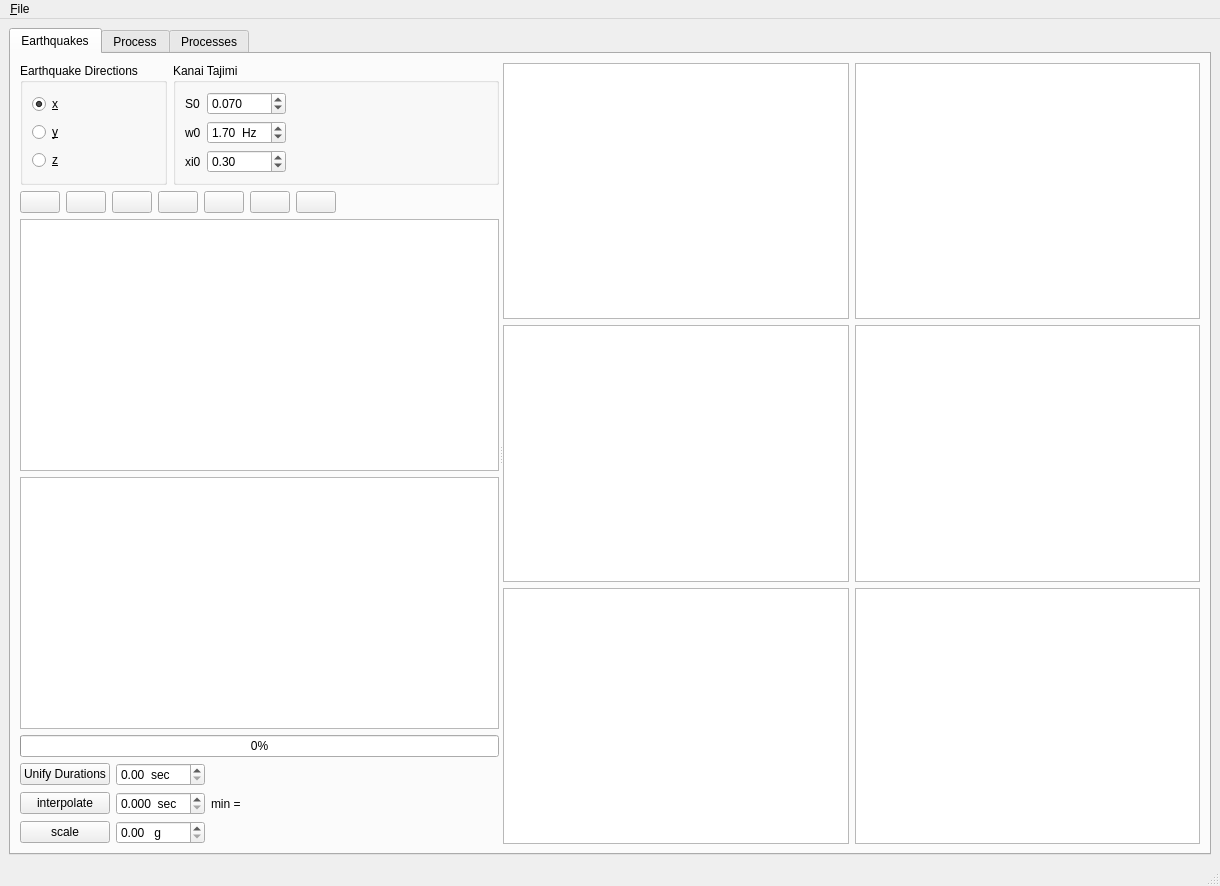
<?xml version="1.0" encoding="UTF-8"?>
<ui version="4.0">
 <class>MainWindow</class>
 <widget class="QMainWindow" name="MainWindow">
  <property name="geometry">
   <rect>
    <x>0</x>
    <y>0</y>
    <width>1220</width>
    <height>886</height>
   </rect>
  </property>
  <property name="windowTitle">
   <string>Random Vibration</string>
  </property>
  <property name="iconSize">
   <size>
    <width>60</width>
    <height>60</height>
   </size>
  </property>
  <widget class="QWidget" name="centralwidget">
   <layout class="QHBoxLayout" name="horizontalLayout">
    <item>
     <widget class="QTabWidget" name="tabWidget">
      <property name="styleSheet">
       <string notr="true"/>
      </property>
      <property name="currentIndex">
       <number>0</number>
      </property>
      <widget class="QWidget" name="tab">
       <attribute name="title">
        <string>Earthquakes</string>
       </attribute>
       <layout class="QVBoxLayout" name="verticalLayout_7">
        <item>
         <widget class="QSplitter" name="splitter1">
          <property name="orientation">
           <enum>Qt::Horizontal</enum>
          </property>
          <widget class="QWidget" name="layoutWidget">
           <layout class="QVBoxLayout" name="verticalLayout_6">
            <item>
             <layout class="QHBoxLayout" name="horizontalLayout_5">
              <item>
               <widget class="QGroupBox" name="groupBox">
                <property name="styleSheet">
                 <string notr="true"/>
                </property>
                <property name="title">
                 <string>Earthquake Directions</string>
                </property>
                <layout class="QVBoxLayout" name="verticalLayout">
                 <item>
                  <widget class="QRadioButton" name="x_radioButton">
                   <property name="text">
                    <string>&amp;x</string>
                   </property>
                   <property name="checked">
                    <bool>true</bool>
                   </property>
                  </widget>
                 </item>
                 <item>
                  <widget class="QRadioButton" name="y_radioButton">
                   <property name="text">
                    <string>&amp;y</string>
                   </property>
                  </widget>
                 </item>
                 <item>
                  <widget class="QRadioButton" name="z_radioButton">
                   <property name="text">
                    <string>&amp;z</string>
                   </property>
                  </widget>
                 </item>
                </layout>
               </widget>
              </item>
              <item>
               <widget class="QGroupBox" name="groupBox_2">
                <property name="title">
                 <string>Kanai Tajimi</string>
                </property>
                <layout class="QGridLayout" name="gridLayout_4">
                 <item row="0" column="1">
                  <widget class="QDoubleSpinBox" name="s0_SpinBox">
                   <property name="decimals">
                    <number>3</number>
                   </property>
                   <property name="singleStep">
                    <double>0.010000000000000</double>
                   </property>
                   <property name="value">
                    <double>0.070000000000000</double>
                   </property>
                  </widget>
                 </item>
                 <item row="2" column="0">
                  <widget class="QLabel" name="label_5">
                   <property name="text">
                    <string>xi0</string>
                   </property>
                  </widget>
                 </item>
                 <item row="2" column="1">
                  <widget class="QDoubleSpinBox" name="xi0_SpinBox">
                   <property name="maximum">
                    <double>1.000000000000000</double>
                   </property>
                   <property name="singleStep">
                    <double>0.010000000000000</double>
                   </property>
                   <property name="value">
                    <double>0.300000000000000</double>
                   </property>
                  </widget>
                 </item>
                 <item row="0" column="0">
                  <widget class="QLabel" name="label_3">
                   <property name="text">
                    <string>S0</string>
                   </property>
                  </widget>
                 </item>
                 <item row="1" column="1">
                  <widget class="QDoubleSpinBox" name="w0_SpinBox">
                   <property name="suffix">
                    <string>  Hz</string>
                   </property>
                   <property name="maximum">
                    <double>30.000000000000000</double>
                   </property>
                   <property name="value">
                    <double>1.700000000000000</double>
                   </property>
                  </widget>
                 </item>
                 <item row="1" column="0">
                  <widget class="QLabel" name="label_4">
                   <property name="text">
                    <string>w0</string>
                   </property>
                  </widget>
                 </item>
                 <item row="1" column="2">
                  <spacer name="horizontalSpacer_4">
                   <property name="orientation">
                    <enum>Qt::Horizontal</enum>
                   </property>
                   <property name="sizeHint" stdset="0">
                    <size>
                     <width>40</width>
                     <height>20</height>
                    </size>
                   </property>
                  </spacer>
                 </item>
                </layout>
               </widget>
              </item>
             </layout>
            </item>
            <item>
             <layout class="QHBoxLayout" name="horizontalLayout_2">
              <item>
               <widget class="QPushButton" name="add_earth_button">
                <property name="text">
                 <string/>
                </property>
                <property name="icon">
                 <iconset resource="../resource.qrc">
                  <normaloff>:/records/images/add.png</normaloff>:/records/images/add.png</iconset>
                </property>
                <property name="iconSize">
                 <size>
                  <width>30</width>
                  <height>30</height>
                 </size>
                </property>
               </widget>
              </item>
              <item>
               <widget class="QPushButton" name="remove_earth_button">
                <property name="enabled">
                 <bool>true</bool>
                </property>
                <property name="text">
                 <string/>
                </property>
                <property name="icon">
                 <iconset resource="../resource.qrc">
                  <normaloff>:/records/images/remove.svg</normaloff>:/records/images/remove.svg</iconset>
                </property>
                <property name="iconSize">
                 <size>
                  <width>30</width>
                  <height>30</height>
                 </size>
                </property>
               </widget>
              </item>
              <item>
               <widget class="QPushButton" name="clear_earths_button">
                <property name="text">
                 <string/>
                </property>
                <property name="icon">
                 <iconset resource="../resource.qrc">
                  <normaloff>:/records/images/clear.png</normaloff>:/records/images/clear.png</iconset>
                </property>
                <property name="iconSize">
                 <size>
                  <width>30</width>
                  <height>30</height>
                 </size>
                </property>
               </widget>
              </item>
              <item>
               <widget class="QPushButton" name="edit_earth_button">
                <property name="enabled">
                 <bool>true</bool>
                </property>
                <property name="text">
                 <string/>
                </property>
                <property name="icon">
                 <iconset resource="../resource.qrc">
                  <normaloff>:/records/images/check.png</normaloff>:/records/images/check.png</iconset>
                </property>
                <property name="iconSize">
                 <size>
                  <width>30</width>
                  <height>30</height>
                 </size>
                </property>
               </widget>
              </item>
              <item>
               <widget class="QPushButton" name="show_earthquakes_button">
                <property name="enabled">
                 <bool>true</bool>
                </property>
                <property name="text">
                 <string/>
                </property>
                <property name="icon">
                 <iconset resource="../resource.qrc">
                  <normaloff>:/records/images/select.png</normaloff>:/records/images/select.png</iconset>
                </property>
                <property name="iconSize">
                 <size>
                  <width>30</width>
                  <height>30</height>
                 </size>
                </property>
               </widget>
              </item>
              <item>
               <widget class="QPushButton" name="save_earthquakes_button">
                <property name="text">
                 <string/>
                </property>
                <property name="icon">
                 <iconset resource="../resource.qrc">
                  <normaloff>:/records/images/save.png</normaloff>:/records/images/save.png</iconset>
                </property>
                <property name="iconSize">
                 <size>
                  <width>30</width>
                  <height>30</height>
                 </size>
                </property>
               </widget>
              </item>
              <item>
               <widget class="QPushButton" name="load_earthquakes_button">
                <property name="text">
                 <string/>
                </property>
                <property name="icon">
                 <iconset resource="../resource.qrc">
                  <normaloff>:/records/images/load.png</normaloff>:/records/images/load.png</iconset>
                </property>
                <property name="iconSize">
                 <size>
                  <width>30</width>
                  <height>30</height>
                 </size>
                </property>
               </widget>
              </item>
              <item>
               <spacer name="horizontalSpacer_2">
                <property name="orientation">
                 <enum>Qt::Horizontal</enum>
                </property>
                <property name="sizeHint" stdset="0">
                 <size>
                  <width>40</width>
                  <height>20</height>
                 </size>
                </property>
               </spacer>
              </item>
             </layout>
            </item>
            <item>
             <widget class="QListWidget" name="earthquake_list">
              <property name="styleSheet">
               <string notr="true"/>
              </property>
             </widget>
            </item>
            <item>
             <widget class="QTextEdit" name="earth_prop_textEdit"/>
            </item>
            <item>
             <widget class="QProgressBar" name="progressBar">
              <property name="value">
               <number>0</number>
              </property>
             </widget>
            </item>
            <item>
             <layout class="QGridLayout" name="gridLayout_3">
              <item row="1" column="0">
               <widget class="QPushButton" name="interpolate_earths_button">
                <property name="text">
                 <string>interpolate</string>
                </property>
                <property name="icon">
                 <iconset resource="../resource.qrc">
                  <normaloff>:/records/images/select.png</normaloff>:/records/images/select.png</iconset>
                </property>
                <property name="iconSize">
                 <size>
                  <width>30</width>
                  <height>30</height>
                 </size>
                </property>
                <property name="shortcut">
                 <string>Ctrl+I</string>
                </property>
               </widget>
              </item>
              <item row="1" column="2">
               <widget class="QLabel" name="min_dt_label">
                <property name="text">
                 <string>min = </string>
                </property>
               </widget>
              </item>
              <item row="2" column="1">
               <widget class="QDoubleSpinBox" name="scale_SpinBox">
                <property name="toolTip">
                 <string>&lt;html&gt;&lt;head/&gt;&lt;body&gt;&lt;p&gt;scale all earthquakes with new scale factor.&lt;/p&gt;&lt;p&gt;if scale = 0, program scale all earthquakes with [g] factor.&lt;/p&gt;&lt;/body&gt;&lt;/html&gt;</string>
                </property>
                <property name="suffix">
                 <string>   g</string>
                </property>
                <property name="decimals">
                 <number>2</number>
                </property>
                <property name="minimum">
                 <double>0.000000000000000</double>
                </property>
                <property name="maximum">
                 <double>10.000000000000000</double>
                </property>
                <property name="singleStep">
                 <double>0.500000000000000</double>
                </property>
                <property name="value">
                 <double>0.000000000000000</double>
                </property>
               </widget>
              </item>
              <item row="2" column="0">
               <widget class="QPushButton" name="scale_earths_button">
                <property name="text">
                 <string>scale</string>
                </property>
                <property name="icon">
                 <iconset resource="../resource.qrc">
                  <normaloff>:/records/images/select.png</normaloff>:/records/images/select.png</iconset>
                </property>
                <property name="iconSize">
                 <size>
                  <width>30</width>
                  <height>30</height>
                 </size>
                </property>
                <property name="shortcut">
                 <string>Ctrl+L</string>
                </property>
               </widget>
              </item>
              <item row="1" column="3" rowspan="2">
               <spacer name="horizontalSpacer_3">
                <property name="orientation">
                 <enum>Qt::Horizontal</enum>
                </property>
                <property name="sizeHint" stdset="0">
                 <size>
                  <width>40</width>
                  <height>20</height>
                 </size>
                </property>
               </spacer>
              </item>
              <item row="1" column="1">
               <widget class="QDoubleSpinBox" name="dt_SpinBox">
                <property name="toolTip">
                 <string>&lt;html&gt;&lt;head/&gt;&lt;body&gt;&lt;p align=&quot;justify&quot;&gt;new dt for earthquakes.&lt;/p&gt;&lt;p align=&quot;justify&quot;&gt;if dt=0, program interpolate earthquakes&lt;/p&gt;&lt;p align=&quot;justify&quot;&gt; with minimum dt for all earthquakes.&lt;/p&gt;&lt;/body&gt;&lt;/html&gt;</string>
                </property>
                <property name="suffix">
                 <string>  sec</string>
                </property>
                <property name="decimals">
                 <number>3</number>
                </property>
                <property name="minimum">
                 <double>0.000000000000000</double>
                </property>
                <property name="maximum">
                 <double>1.000000000000000</double>
                </property>
                <property name="singleStep">
                 <double>0.010000000000000</double>
                </property>
                <property name="value">
                 <double>0.000000000000000</double>
                </property>
               </widget>
              </item>
              <item row="0" column="0">
               <widget class="QPushButton" name="unify_earth_durations_button">
                <property name="text">
                 <string>Unify Durations</string>
                </property>
                <property name="iconSize">
                 <size>
                  <width>30</width>
                  <height>30</height>
                 </size>
                </property>
               </widget>
              </item>
              <item row="0" column="1">
               <widget class="QDoubleSpinBox" name="unify_duration_SpinBox">
                <property name="toolTip">
                 <string>&lt;html&gt;&lt;head/&gt;&lt;body&gt;&lt;p align=&quot;justify&quot;&gt;Unify All earthquakes duration length.&lt;/p&gt;&lt;/body&gt;&lt;/html&gt;</string>
                </property>
                <property name="suffix">
                 <string>  sec</string>
                </property>
                <property name="decimals">
                 <number>2</number>
                </property>
                <property name="minimum">
                 <double>0.000000000000000</double>
                </property>
                <property name="maximum">
                 <double>100.000000000000000</double>
                </property>
                <property name="singleStep">
                 <double>0.500000000000000</double>
                </property>
                <property name="value">
                 <double>0.000000000000000</double>
                </property>
               </widget>
              </item>
             </layout>
            </item>
           </layout>
          </widget>
          <widget class="QWidget" name="layoutWidget">
           <layout class="QGridLayout" name="gridLayout_2">
            <item row="1" column="0">
             <widget class="PlotWidget" name="accelerated_density_func"/>
            </item>
            <item row="1" column="1">
             <widget class="PlotWidget" name="accelerated_distributed_func"/>
            </item>
            <item row="2" column="0">
             <widget class="PlotWidget" name="accelerated_r_tow"/>
            </item>
            <item row="2" column="1">
             <widget class="PlotWidget" name="accelerated_s_w"/>
            </item>
            <item row="0" column="0">
             <widget class="PlotWidget" name="accelerated_time_history"/>
            </item>
            <item row="0" column="1">
             <widget class="PlotWidget" name="fourier_amplitude"/>
            </item>
           </layout>
          </widget>
         </widget>
        </item>
       </layout>
      </widget>
      <widget class="QWidget" name="tab_3">
       <attribute name="title">
        <string>Process</string>
       </attribute>
       <layout class="QVBoxLayout" name="verticalLayout_4">
        <item>
         <widget class="QSplitter" name="splitter">
          <property name="orientation">
           <enum>Qt::Horizontal</enum>
          </property>
          <widget class="QWidget" name="layoutWidget">
           <layout class="QVBoxLayout" name="verticalLayout_2">
            <item>
             <widget class="QPushButton" name="start_process_button">
              <property name="text">
               <string>Start Process</string>
              </property>
              <property name="icon">
               <iconset>
                <normaloff>:/general/run.png</normaloff>:/general/run.png</iconset>
              </property>
              <property name="iconSize">
               <size>
                <width>32</width>
                <height>32</height>
               </size>
              </property>
             </widget>
            </item>
            <item>
             <widget class="QGroupBox" name="groupBox_3">
              <property name="title">
               <string>Kanai-Tajimi</string>
              </property>
              <layout class="QGridLayout" name="gridLayout_5">
               <item row="2" column="1">
                <widget class="QDoubleSpinBox" name="xi0_process_SpinBox">
                 <property name="maximum">
                  <double>1.000000000000000</double>
                 </property>
                 <property name="singleStep">
                  <double>0.010000000000000</double>
                 </property>
                 <property name="value">
                  <double>0.300000000000000</double>
                 </property>
                </widget>
               </item>
               <item row="0" column="1">
                <widget class="QDoubleSpinBox" name="s0_process_SpinBox">
                 <property name="decimals">
                  <number>3</number>
                 </property>
                 <property name="singleStep">
                  <double>0.010000000000000</double>
                 </property>
                 <property name="value">
                  <double>0.070000000000000</double>
                 </property>
                </widget>
               </item>
               <item row="1" column="0">
                <widget class="QLabel" name="label_7">
                 <property name="text">
                  <string>W0</string>
                 </property>
                </widget>
               </item>
               <item row="0" column="0">
                <widget class="QLabel" name="label_8">
                 <property name="text">
                  <string>S0</string>
                 </property>
                </widget>
               </item>
               <item row="2" column="0">
                <widget class="QLabel" name="label_6">
                 <property name="text">
                  <string>xi0</string>
                 </property>
                </widget>
               </item>
               <item row="1" column="1">
                <widget class="QDoubleSpinBox" name="w0_process_SpinBox">
                 <property name="decimals">
                  <number>2</number>
                 </property>
                 <property name="maximum">
                  <double>30.000000000000000</double>
                 </property>
                 <property name="singleStep">
                  <double>0.200000000000000</double>
                 </property>
                 <property name="value">
                  <double>1.700000000000000</double>
                 </property>
                </widget>
               </item>
              </layout>
             </widget>
            </item>
            <item>
             <widget class="QListWidget" name="process_dir_list">
              <item>
               <property name="text">
                <string>X</string>
               </property>
              </item>
              <item>
               <property name="text">
                <string>Y</string>
               </property>
              </item>
              <item>
               <property name="text">
                <string>Z</string>
               </property>
              </item>
             </widget>
            </item>
            <item>
             <widget class="QListWidget" name="process_list"/>
            </item>
           </layout>
          </widget>
          <widget class="QWidget" name="layoutWidget">
           <layout class="QHBoxLayout" name="horizontalLayout_3">
            <item>
             <layout class="QVBoxLayout" name="verticalLayout_9">
              <item>
               <widget class="PlotWidget" name="process_r_tow"/>
              </item>
              <item>
               <widget class="PlotWidget" name="process_s_w"/>
              </item>
             </layout>
            </item>
            <item>
             <layout class="QVBoxLayout" name="verticalLayout_8">
              <item>
               <widget class="PlotWidget" name="process_expexted_pow1"/>
              </item>
              <item>
               <widget class="PlotWidget" name="process_expexted_pow2"/>
              </item>
              <item>
               <widget class="PlotWidget" name="process_expexted_pow3"/>
              </item>
             </layout>
            </item>
           </layout>
          </widget>
         </widget>
        </item>
       </layout>
      </widget>
      <widget class="QWidget" name="tab_2">
       <attribute name="title">
        <string>Processes</string>
       </attribute>
       <layout class="QVBoxLayout" name="verticalLayout_5">
        <item>
         <layout class="QGridLayout" name="gridLayout">
          <item row="1" column="1">
           <widget class="QComboBox" name="second_combobox">
            <item>
             <property name="text">
              <string>X</string>
             </property>
            </item>
            <item>
             <property name="text">
              <string>Y</string>
             </property>
            </item>
            <item>
             <property name="text">
              <string>Z</string>
             </property>
            </item>
           </widget>
          </item>
          <item row="1" column="0">
           <widget class="QLabel" name="label_2">
            <property name="text">
             <string>second Process</string>
            </property>
           </widget>
          </item>
          <item row="0" column="1">
           <widget class="QComboBox" name="first_combobox">
            <item>
             <property name="text">
              <string>X</string>
             </property>
            </item>
            <item>
             <property name="text">
              <string>Y</string>
             </property>
            </item>
            <item>
             <property name="text">
              <string>Z</string>
             </property>
            </item>
           </widget>
          </item>
          <item row="0" column="4" rowspan="2">
           <spacer name="horizontalSpacer">
            <property name="orientation">
             <enum>Qt::Horizontal</enum>
            </property>
            <property name="sizeHint" stdset="0">
             <size>
              <width>40</width>
              <height>20</height>
             </size>
            </property>
           </spacer>
          </item>
          <item row="0" column="0">
           <widget class="QLabel" name="label">
            <property name="text">
             <string>First Process</string>
            </property>
           </widget>
          </item>
          <item row="1" column="2">
           <widget class="QPushButton" name="pushButton">
            <property name="text">
             <string>Apply</string>
            </property>
            <property name="icon">
             <iconset resource="../resource.qrc">
              <normaloff>:/records/images/check.png</normaloff>:/records/images/check.png</iconset>
            </property>
           </widget>
          </item>
         </layout>
        </item>
        <item>
         <widget class="PlotWidget" name="process_expexted"/>
        </item>
        <item>
         <widget class="PlotWidget" name="corss_process_r_tow"/>
        </item>
        <item>
         <widget class="PlotWidget" name="cross_process_s_w"/>
        </item>
       </layout>
      </widget>
     </widget>
    </item>
   </layout>
  </widget>
  <widget class="QMenuBar" name="menubar">
   <property name="geometry">
    <rect>
     <x>0</x>
     <y>0</y>
     <width>1220</width>
     <height>22</height>
    </rect>
   </property>
   <widget class="QMenu" name="menu_File">
    <property name="title">
     <string>&amp;File</string>
    </property>
    <addaction name="action_Save"/>
    <addaction name="action_Report"/>
   </widget>
   <addaction name="menu_File"/>
  </widget>
  <widget class="QStatusBar" name="statusbar"/>
  <action name="action_Save">
   <property name="text">
    <string>&amp;Save</string>
   </property>
  </action>
  <action name="action_Report">
   <property name="text">
    <string>&amp;Report</string>
   </property>
   <property name="shortcut">
    <string>Ctrl+R</string>
   </property>
  </action>
 </widget>
 <customwidgets>
  <customwidget>
   <class>PlotWidget</class>
   <extends>QGraphicsView</extends>
   <header>pyqtgraph</header>
  </customwidget>
 </customwidgets>
 <resources>
  <include location="../resource.qrc"/>
 </resources>
 <connections/>
</ui>
